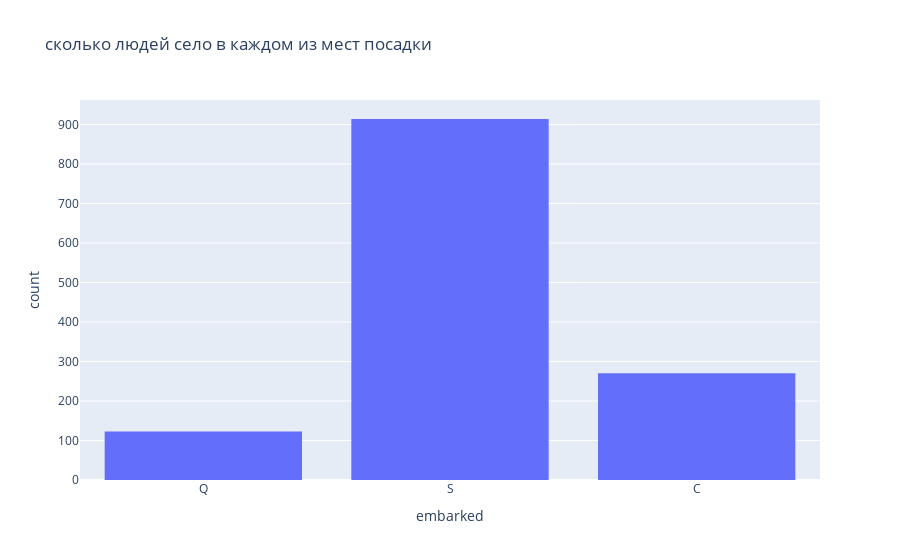

Source (notebook cell):
### Markdown cell above
Гистограмма с тем сколько людей село в каждом месте посадки

### Code cell
import plotly.express as px
import plotly.graph_objects as go

px.histogram(data, x="embarked", nbins=20, title="сколько людей село в каждом из мест посадки")

### Figure 1 — Plotly figure (JSON) as saved in the notebook; plotly's stock layout.template omitted (floating-point values rounded to 4 significant figures; data arrays with more than 128 entries replaced by an {"elided": "..."} marker saying what was removed)
{"data": [{"alignmentgroup": "True", "bingroup": "x", "hovertemplate": "embarked=%{x}<br>count=%{y}<extra></extra>", "legendgroup": "", "marker": {"color": "#636efa", "pattern": {"shape": ""}}, "name": "", "nbinsx": 20, "offsetgroup": "", "orientation": "v", "showlegend": false, "type": "histogram", "x": {"elided": "1309 str values"}, "xaxis": "x", "yaxis": "y"}], "layout": {"barmode": "relative", "legend": {"tracegroupgap": 0}, "title": {"text": "сколько людей село в каждом из мест посадки"}, "xaxis": {"anchor": "y", "domain": [0, 1], "title": {"text": "embarked"}}, "yaxis": {"anchor": "x", "domain": [0, 1], "title": {"text": "count"}}}}
